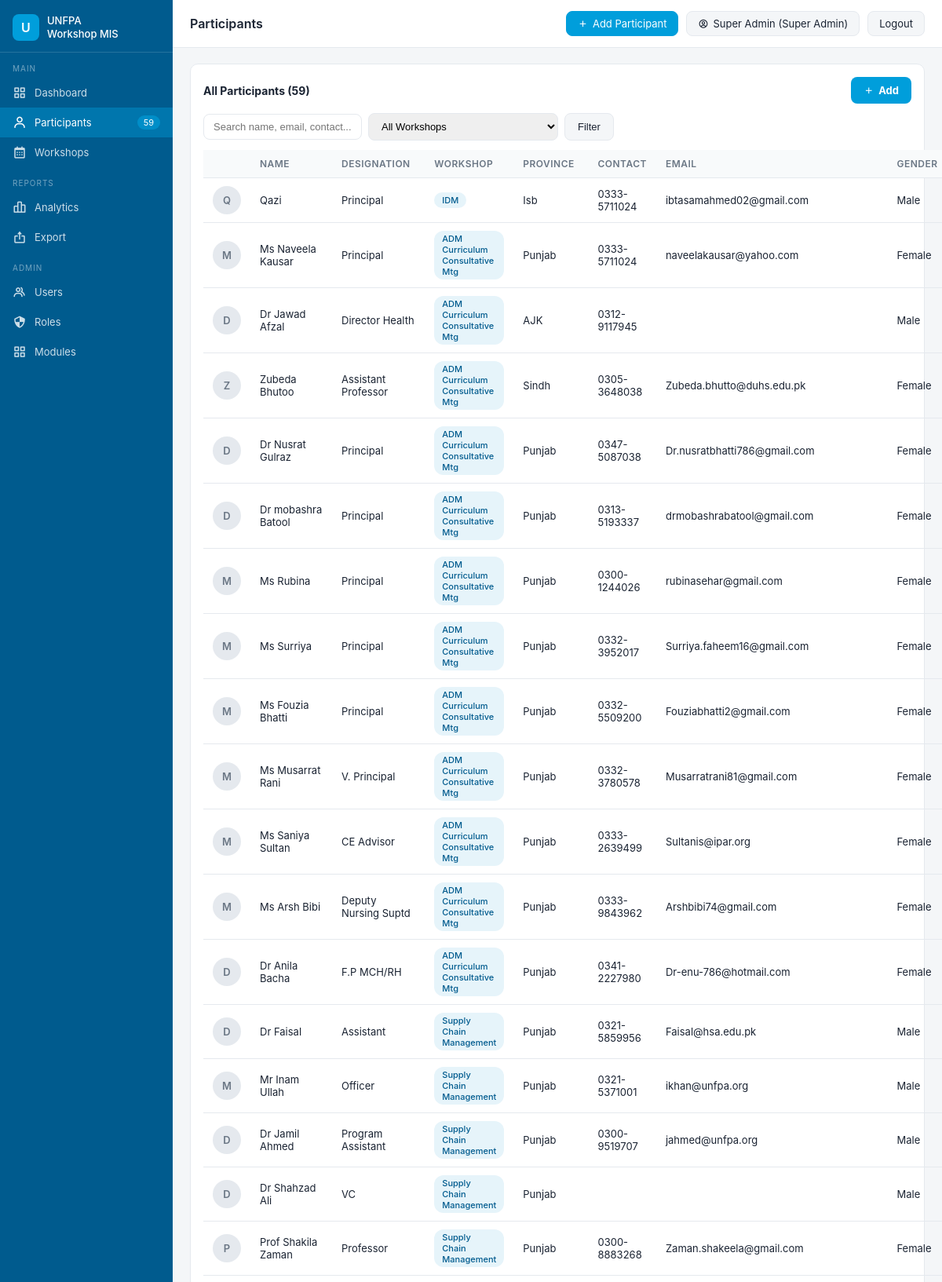
/participants.php (signed in, upper part), run on the app's committed database.
### tables this page shows
CREATE TABLE IF NOT EXISTS `users` (
  `id` int NOT NULL AUTO_INCREMENT,
  `name` varchar(150) NOT NULL,
  `email` varchar(180) NOT NULL,
  `password` varchar(255) NOT NULL,
  `role_id` int NOT NULL,
  `status` enum('active','inactive','suspended') NOT NULL DEFAULT 'active',
  `created_at` datetime NOT NULL DEFAULT CURRENT_TIMESTAMP,
  `updated_at` datetime NOT NULL DEFAULT CURRENT_TIMESTAMP ON UPDATE CURRENT_TIMESTAMP,
  `bio` text,
  `last_login` datetime DEFAULT NULL,
  PRIMARY KEY (`id`),
  UNIQUE KEY `email` (`email`),
  KEY `role_id` (`role_id`),
  KEY `idx_users_status` (`status`),
  KEY `idx_users_email` (`email`)
);

CREATE TABLE IF NOT EXISTS `roles` (
  `id` int NOT NULL AUTO_INCREMENT,
  `name` varchar(100) NOT NULL,
  `created_by` int DEFAULT NULL,
  `created_at` datetime NOT NULL DEFAULT CURRENT_TIMESTAMP,
  PRIMARY KEY (`id`),
  UNIQUE KEY `name` (`name`)
);

CREATE TABLE IF NOT EXISTS `participants` (
  `id` int NOT NULL AUTO_INCREMENT,
  `name` varchar(150) NOT NULL,
  `designation` varchar(150) DEFAULT NULL,
  `workshop_id` int DEFAULT NULL,
  `province` varchar(100) DEFAULT NULL,
  `contact` varchar(50) DEFAULT NULL,
  `email` varchar(150) DEFAULT NULL,
  `gender` enum('Female','Male') DEFAULT 'Female',
  `attended` tinyint(1) DEFAULT '1',
  `photo` varchar(200) DEFAULT NULL,
  `created_at` timestamp NOT NULL DEFAULT CURRENT_TIMESTAMP,
  PRIMARY KEY (`id`),
  KEY `workshop_id` (`workshop_id`)
);

CREATE TABLE IF NOT EXISTS `workshops` (
  `id` int NOT NULL AUTO_INCREMENT,
  `title` varchar(200) NOT NULL,
  `code` varchar(50) DEFAULT NULL,
  `date` date DEFAULT NULL,
  `location` varchar(150) DEFAULT NULL,
  `created_at` timestamp NOT NULL DEFAULT CURRENT_TIMESTAMP,
  PRIMARY KEY (`id`)
);

### auth.php (called while the page is built, shortened)
<?php
function auth_current_user()
{
    global $pdo;
    static $user;
    if ($user !== null) {
        return $user;
    }
    $stmt = $pdo->prepare('SELECT u.*, r.name AS role_name, r.id AS role_id FROM users u LEFT JOIN roles r ON u.role_id = r.id WHERE u.id = ?');
    $stmt->execute([$_SESSION['user_id']]);
    $user = $stmt->fetch();
    return $user ?: null;
}
function auth_is_logged_in()
{
    return (bool)auth_current_user();
}
function auth_require_login()
{
    if (!auth_is_logged_in()) {
        $next = urlencode($_SERVER['REQUEST_URI']);
        redirect("login.php?next=$next");
    }
}
function auth_get_allowed_modules()
{
    global $pdo;
    static $modules;
    if ($modules !== null) {
        return $modules;
    }
    $user = auth_current_user();
    $stmt = $pdo->prepare('SELECT m.* FROM modules m INNER JOIN role_modules rm ON m.id = rm.module_id WHERE rm.role_id = ? ORDER BY m.name');
    $stmt->execute([$user['role_id']]);
    $modules = $stmt->fetchAll();
    return $modules;
}
function auth_can_access_module($slug)
{
    foreach (auth_get_allowed_modules() as $module) {
        if ($module['slug'] === $slug) {
            return true;
        }
    }
    return false;
}
function auth_require_module($slug)
{
    auth_require_login();
    if (!auth_can_access_module($slug)) {
        auth_render_access_denied();
        exit;
    }
}
function auth_get_module_nav_items()
{
    $mapping = [
        'dashboard' => ['label' => 'Dashboard', 'href' => 'index.php', 'icon' => 'bx-grid-alt'],
        'participants' => ['label' => 'Participants', 'href' => 'participants.php', 'icon' => 'bx-user'],
        'workshops' => ['label' => 'Workshops', 'href' => 'workshops.php', 'icon' => 'bx-calendar'],
        'analytics' => ['label' => 'Analytics', 'href' => 'analytics.php', 'icon' => 'bx-bar-chart-alt-2'],
        'export' => ['label' => 'Export', 'href' => 'export.php', 'icon' => 'bx-export'],
        'users' => ['label' => 'Users', 'href' => 'users.php', 'icon' => 'bx-group'],
        'roles' => ['label' => 'Roles', 'href' => 'roles.php', 'icon' => 'bx-shield-quarter'],
        'modules' => ['label' => 'Modules', 'href' => 'modules.php', 'icon' => 'bx-grid-alt'],
    ];
    $items = [];
    foreach (auth_get_allowed_modules() as $module) {
        if (isset($mapping[$module['slug']])) {
            $items[$module['slug']] = $mapping[$module['slug']];
        }
    }
    return $items;
}

### db.php (called while the page is built, shortened)
<?php
$DB_HOST = 'localhost';
$DB_NAME = 'unfpa_mis';
$DB_USER = 'root';
$DB_PASS = '';
try {
    $pdo = new PDO("mysql:host=$DB_HOST;dbname=$DB_NAME;charset=utf8mb4", $DB_USER, $DB_PASS, [
        PDO::ATTR_ERRMODE => PDO::ERRMODE_EXCEPTION,
        PDO::ATTR_DEFAULT_FETCH_MODE => PDO::FETCH_ASSOC,
    ]);
} catch (PDOException $e) {
    die("DB Connection failed: " . $e->getMessage());
}
function e($v){ return htmlspecialchars($v ?? '', ENT_QUOTES, 'UTF-8'); }
require_once __DIR__ . '/auth.php';

### participants.php (the view, shortened to what this page needs)
<?php
$page='participants'; $pageTitle='Participants';
require_once __DIR__.'/db.php';
auth_require_module('participants');
require_once __DIR__.'/header.php';
$q = trim($_GET['q'] ?? '');
$where=[]; $params=[];
$wsql = $where ? 'WHERE '.implode(' AND ',$where) : '';
$st = $pdo->prepare("SELECT p.*, w.title ws FROM participants p LEFT JOIN workshops w ON w.id=p.workshop_id $wsql ORDER BY p.id DESC");
$st->execute($params);
$rows = $st->fetchAll();
?>
<div class="panel">
  <h3>All Participants (<?= count($rows) ?>)
    <a href="participant_form.php" class="btn"><i class='bx bx-plus'></i> Add</a>
  </h3>
  <form class="filters" method="get" style="margin-bottom:12px">
    <input type="text" name="q" placeholder="Search name, email, contact..." value="<?= e($q) ?>">
    <select name="workshop">
      <option value="">All Workshops</option>
    </select>
    <button class="btn sec" type="submit">Filter</button>
  </form>
  <table>
    <thead><tr><th></th><th>Name</th><th>Designation</th><th>Workshop</th><th>Province</th><th>Contact</th><th>Email</th><th>Gender</th><th>Attended</th><th></th></tr></thead>
    <tbody>
    <?php foreach($rows as $p): ?>
      <tr>
        <td><?php if($p['photo']): ?><img src="uploads/<?= e($p['photo']) ?>" class="avatar"><?php else: ?><span class="avatar"><?= e(strtoupper(substr($p['name'],0,1))) ?></span><?php endif; ?></td>
        <td><?= e($p['name']) ?></td>
        <td><?= e($p['designation']) ?></td>
        <td><span class="badge"><?= e($p['ws']) ?></span></td>
        <td><?= e($p['province']) ?></td>
        <td><?= e($p['contact']) ?></td>
        <td><?= e($p['email']) ?></td>
        <td><?= e($p['gender']) ?></td>
      </tr>
    <?php endforeach; ?>
    </tbody>
  </table>
</div>
<?php require __DIR__.'/footer.php'; ?>

### header.php (shortened to what this page needs)
<?php require_once __DIR__ . '/db.php'; $page = $page ?? 'dashboard'; $currentUser = auth_current_user(); $navItems = auth_is_logged_in() ? auth_get_module_nav_items() : []; $participantCount = isset($navItems['participants']) ? $pdo->query("SELECT COUNT(*) FROM participants")->fetchColumn() : 0; ?>
<!DOCTYPE html>
<html lang="en">
<head>
<link rel="stylesheet" href="assets/style.css">
<link rel="stylesheet" href="https://cdn.jsdelivr.net/npm/boxicons@2.1.4/css/boxicons.min.css">
</head>
<body>
<div class="shell">
  <aside class="sidebar">
    <div class="sb-logo">
      <div class="sb-logo-icon">U</div>
      <div class="sb-title">UNFPA<br>Workshop MIS</div>
    </div>
    <div class="sb-section">MAIN</div>
    <?php if ($navItems): ?>
      <?php foreach (['dashboard','participants','workshops'] as $slug): ?>
        <?php if (isset($navItems[$slug])): $item = $navItems[$slug]; ?>
          <a href="<?= e($item['href']) ?>" class="sb-item <?= $page === $slug ? 'active' : '' ?>">
            <i class='bx <?= e($item['icon']) ?>'></i> <?= e($item['label']) ?>
            <?php if ($slug === 'participants'): ?><span class="sb-badge"><?= $participantCount ?></span><?php endif; ?>
          </a>
        <?php endif; ?>
      <?php endforeach; ?>
      <?php if (isset($navItems['analytics']) || isset($navItems['export'])): ?>
        <div class="sb-section">REPORTS</div>
        <?php if (isset($navItems['analytics'])): $item = $navItems['analytics']; ?>
          <a href="<?= e($item['href']) ?>" class="sb-item <?= $page==='analytics'?'active':'' ?>"><i class='bx <?= e($item['icon']) ?>'></i> <?= e($item['label']) ?></a>
        <?php endif; ?>
        <?php if (isset($navItems['export'])): $item = $navItems['export']; ?>
          <a href="<?= e($item['href']) ?>" class="sb-item <?= $page==='export'?'active':'' ?>"><i class='bx <?= e($item['icon']) ?>'></i> <?= e($item['label']) ?></a>
        <?php endif; ?>
      <?php endif; ?>
      <?php if (isset($navItems['users']) || isset($navItems['roles']) || isset($navItems['modules'])): ?>
        <div class="sb-section">ADMIN</div>
        <?php foreach (['users','roles','modules'] as $slug): ?>
          <?php if (isset($navItems[$slug])): $item = $navItems[$slug]; ?>
            <a href="<?= e($item['href']) ?>" class="sb-item <?= $page === $slug ? 'active' : '' ?>"><i class='bx <?= e($item['icon']) ?>'></i> <?= e($item['label']) ?></a>
          <?php endif; ?>
        <?php endforeach; ?>
      <?php endif; ?>
    <?php else: ?>
      <div class="sb-note">Please log in to see navigation.</div>
    <?php endif; ?>
  </aside>
  <main class="main">
    <div class="topbar">
      <div class="topbar-title"><?= e($pageTitle ?? 'Dashboard Overview') ?></div>
      <div class="topbar-right">
        <?php if (isset($navItems['participants'])): ?>
          <a href="participant_form.php" class="top-btn primary"><i class='bx bx-plus'></i> Add Participant</a>
        <?php endif; ?>
        <?php if ($currentUser): ?>
          <span class="top-btn user-badge"><i class='bx bx-user-circle'></i> <?= e($currentUser['name']) ?> (<?= e($currentUser['role_name']) ?>)</span>
          <a href="logout.php" class="top-btn sec">Logout</a>
        <?php else: ?>
          <a href="login.php" class="top-btn sec">Sign In</a>
          <a href="signup.php" class="top-btn primary">Sign Up</a>
        <?php endif; ?>
      </div>
    </div>
    <div class="content">

### assets/style.css (style rules this page uses)
* { box-sizing:border-box;margin:0;padding:0 }
:root { --bg:#f4f6f8; --card:#fff; --text:#1a2332; --muted:#6b7785; --tert:#9aa5b1; --border:#e5e9ee; --primary:#009EDB; --primary-dark:#005B8E; --radius:10px; }
body { font-family:-apple-system,BlinkMacSystemFont,"Segoe UI",sans-serif;font-size:14px;color:var(--text);background:var(--bg) }
.shell { display:grid;grid-template-columns:220px 1fr;min-height:100vh }
.sidebar { background:var(--primary-dark);color:#fff;display:flex;flex-direction:column }
.sb-logo { padding:18px 16px 14px;border-bottom:1px solid rgba(255,255,255,.15);display:flex;align-items:center;gap:10px }
.sb-logo-icon { width:34px;height:34px;background:var(--primary);border-radius:8px;display:flex;align-items:center;justify-content:center;font-weight:600;font-size:16px }
.sb-title { font-size:13px;font-weight:500;line-height:1.3 }
.sb-section { padding:14px 0 6px 16px;font-size:10px;letter-spacing:.1em;color:rgba(255,255,255,.45);text-transform:uppercase }
.sb-item { display:flex;align-items:center;gap:10px;padding:10px 16px;font-size:13px;color:rgba(255,255,255,.8);text-decoration:none;transition:background .15s }
.sb-item.active { background:rgba(0,158,219,.4);color:#fff }
.sb-item i { font-size:18px }
.sb-badge { margin-left:auto;background:rgba(0,158,219,.6);color:#fff;font-size:11px;padding:2px 8px;border-radius:10px }
.main { overflow:auto }
.topbar { background:#fff;border-bottom:1px solid var(--border);padding:14px 22px;display:flex;align-items:center;justify-content:space-between }
.topbar-title { font-size:16px;font-weight:600 }
.topbar-right { display:flex;align-items:center;gap:10px }
.top-btn { background:#f4f6f8;border:1px solid var(--border);border-radius:8px;padding:7px 14px;font-size:13px;color:var(--text);cursor:pointer;display:inline-flex;align-items:center;gap:6px;text-decoration:none }
.top-btn.primary { background:var(--primary);color:#fff;border-color:var(--primary) }
.content { padding:20px 22px;display:flex;flex-direction:column;gap:16px }
.panel { background:#fff;border:1px solid var(--border);border-radius:var(--radius);padding:16px }
.panel h3 { font-size:14px;margin-bottom:12px;display:flex;justify-content:space-between;align-items:center }
table { width:100%;border-collapse:collapse;font-size:13px }
th,td { padding:10px 12px;text-align:left;border-bottom:1px solid var(--border) }
th { background:#f8fafb;font-weight:600;color:var(--muted);font-size:12px;text-transform:uppercase;letter-spacing:.04em }
.avatar { width:36px;height:36px;border-radius:50%;object-fit:cover;background:#e5e9ee;display:inline-flex;align-items:center;justify-content:center;color:#6b7785;font-weight:600 }
.btn { background:var(--primary);color:#fff;border:none;padding:9px 16px;border-radius:8px;cursor:pointer;font-size:13px;text-decoration:none;display:inline-flex;align-items:center;gap:6px }
.btn.sec { background:#f4f6f8;color:var(--text);border:1px solid var(--border) }
.badge { display:inline-block;padding:3px 10px;border-radius:12px;font-size:11px;font-weight:500;background:#e6f4fa;color:var(--primary-dark) }
.filters { display:flex;gap:8px;align-items:center;flex-wrap:wrap }
.filters input,.filters select { padding:8px 12px;border:1px solid var(--border);border-radius:8px;font-size:13px }

### data on the page
users: name "Super Admin", role.name "Super Admin"
participants: name "Q", name "Qazi", designation "Principal", workshop.title "IDM", province "Isb", contact "0333-5711024", email "ibtasamahmed02@gmail.com", gender "Male"
participants: name "M", name "Ms Naveela Kausar", designation "Principal", workshop.title "ADM Curriculum Consultative Mtg", province "Punjab", contact "0333-5711024", email "naveelakausar@yahoo.com", gender "Female"
participants: name "D", name "Dr Jawad Afzal", designation "Director Health", workshop.title "ADM Curriculum Consultative Mtg", province "AJK", contact "0312-9117945", gender "Male"
participants: name "Z", name "Zubeda Bhutoo", designation "Assistant Professor", workshop.title "ADM Curriculum Consultative Mtg", province "Sindh", contact "0305-3648038", email "Zubeda.bhutto@duhs.edu.pk", gender "Female"
participants: name "D", name "Dr Nusrat Gulraz", designation "Principal", workshop.title "ADM Curriculum Consultative Mtg", province "Punjab", contact "0347-5087038", email "Dr.nusratbhatti786@gmail.com", gender "Female"
participants: name "D", name "Dr mobashra Batool", designation "Principal", workshop.title "ADM Curriculum Consultative Mtg", province "Punjab", contact "0313-5193337", email "drmobashrabatool@gmail.com", gender "Female"
participants: name "M", name "Ms Rubina", designation "Principal", workshop.title "ADM Curriculum Consultative Mtg", province "Punjab", contact "0300-1244026", email "rubinasehar@gmail.com", gender "Female"
participants: name "M", name "Ms Surriya", designation "Principal", workshop.title "ADM Curriculum Consultative Mtg", province "Punjab", contact "0332-3952017", email "Surriya.faheem16@gmail.com", gender "Female"
participants: name "M", name "Ms Fouzia Bhatti", designation "Principal", workshop.title "ADM Curriculum Consultative Mtg", province "Punjab", contact "0332-5509200", email "Fouziabhatti2@gmail.com", gender "Female"
participants: name "M", name "Ms Musarrat Rani", designation "V. Principal", workshop.title "ADM Curriculum Consultative Mtg", province "Punjab", contact "0332-3780578", email "Musarratrani81@gmail.com", gender "Female"
participants: name "M", name "Ms Saniya Sultan", designation "CE Advisor", workshop.title "ADM Curriculum Consultative Mtg", province "Punjab", contact "0333-2639499", email "Sultanis@ipar.org", gender "Female"
participants: name "M", name "Ms Arsh Bibi", designation "Deputy Nursing Suptd", workshop.title "ADM Curriculum Consultative Mtg", province "Punjab", contact "0333-9843962", email "Arshbibi74@gmail.com", gender "Female"
participants: name "D", name "Dr Anila Bacha", designation "F.P MCH/RH", workshop.title "ADM Curriculum Consultative Mtg", province "Punjab", contact "0341-2227980", email "Dr-enu-786@hotmail.com", gender "Female"
participants: name "D", name "Dr Faisal", designation "Assistant", workshop.title "Supply Chain Management", province "Punjab", contact "0321-5859956", email "Faisal@hsa.edu.pk", gender "Male"
participants: name "M", name "Mr Inam Ullah", designation "Officer", workshop.title "Supply Chain Management", province "Punjab", contact "0321-5371001", email "ikhan@unfpa.org", gender "Male"
participants: name "D", name "Dr Jamil Ahmed", designation "Program Assistant", workshop.title "Supply Chain Management", province "Punjab", contact "0300-9519707", email "jahmed@unfpa.org", gender "Male"
participants: name "D", name "Dr Shahzad Ali", designation "VC", workshop.title "Supply Chain Management", province "Punjab", gender "Male"
participants: name "P", name "Prof Shakila Zaman", designation "Professor", workshop.title "Supply Chain Management", province "Punjab", contact "0300-8883268", email "Zaman.shakeela@gmail.com", gender "Female"

### other printed values
$item['label'] "Dashboard"
$item['label'] "Participants"
$participantCount "59"
$item['label'] "Workshops"
$item['label'] "Analytics"
$item['label'] "Export"
$item['label'] "Users"
$item['label'] "Roles"
$item['label'] "Modules"
$pageTitle "Participants"
count($rows) "59"
